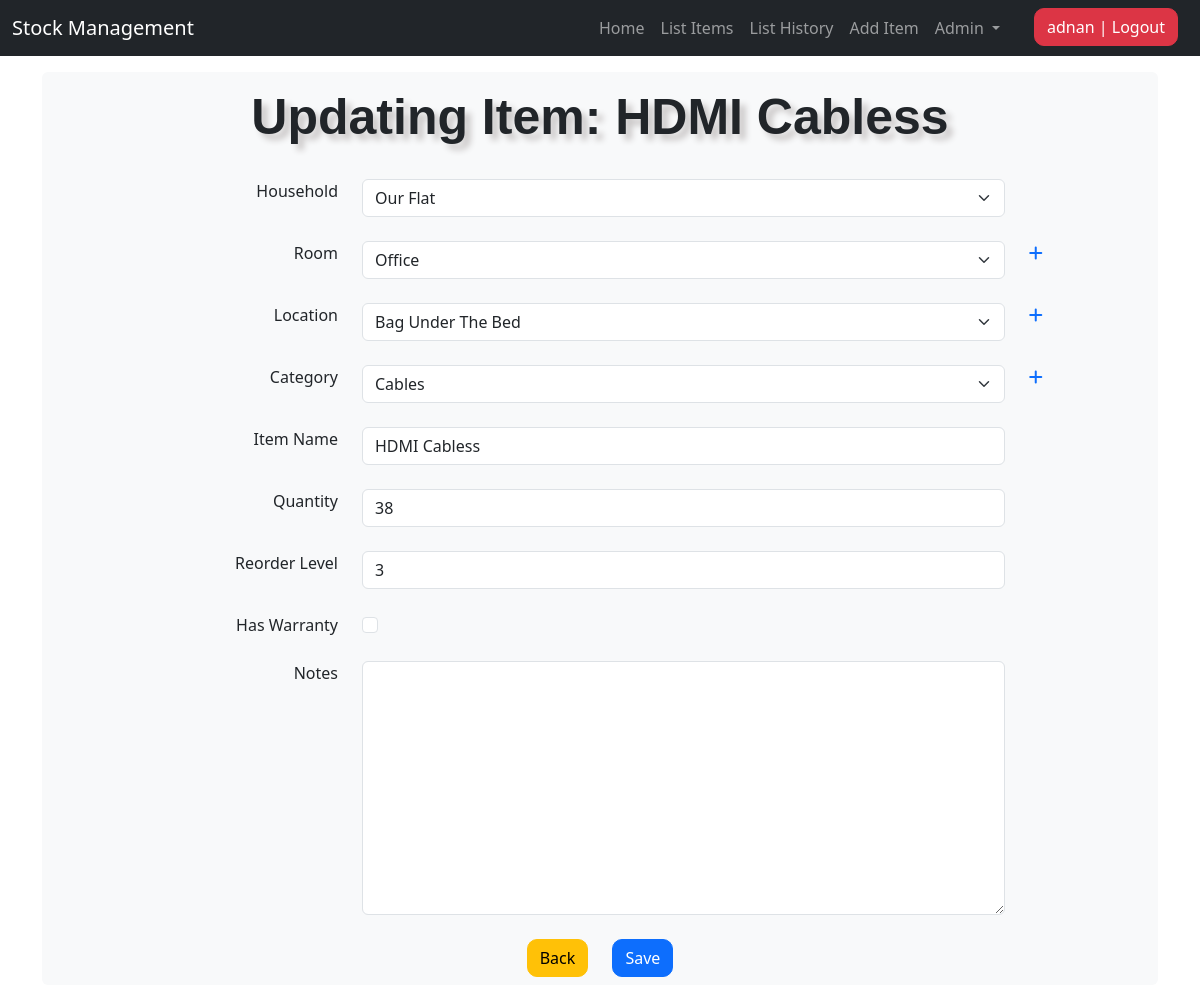
Screenshot of /update_items/10/ (signed in) with the database file from the repository.
### stockmgmt/models.py (models this page shows, shortened)
class Stock(models.Model):
    household = models.ForeignKey(
        Household, on_delete=models.CASCADE, blank=True)
    room = models.ForeignKey(Room, on_delete=models.CASCADE, blank=True)
    location = models.ForeignKey(
        Location, on_delete=models.CASCADE, blank=True)
    category = models.ForeignKey(
        Category, on_delete=models.CASCADE, blank=True)
    item_name = models.CharField(max_length=50, blank=True, null=True)
    quantity = models.IntegerField(default='0', blank=True, null=True)
    receive_quantity = models.IntegerField(default='0', blank=True, null=True)
    receive_by = models.CharField(max_length=50, blank=True, null=True)
    issue_quantity = models.IntegerField(default='0', blank=True, null=True)
    issue_by = models.CharField(max_length=50, blank=True, null=True)
    issue_to = models.CharField(max_length=50, blank=True, null=True)
    item_usage = models.TextField(max_length=500, blank=True, null=True)
    phone_number = models.CharField(max_length=50, blank=True, null=True)
    created_by = models.CharField(max_length=50, blank=True, null=True)
    reorder_level = models.IntegerField(default='3', blank=True, null=True)
    timestamp = models.DateTimeField(auto_now_add=True, auto_now=False)
    last_updated = models.DateTimeField(auto_now_add=False, auto_now=True)
    has_warranty = models.BooleanField(default=False, blank=False, null=True)
    item_notes = models.TextField(max_length=500, blank=True, null=True)

### stockmgmt/views.py (the view)
# urls.py: path('update_items/<str:pk>/', views.update_items, name="update_items"),
@login_required
def update_items(request, pk):
    stock_instance = get_object_or_404(Stock, id=pk)
    if request.method == 'POST':
        form = StockUpdateForm(request.POST, instance=stock_instance)
        if form.is_valid():
            updated_stock = form.save()
            item_name = updated_stock.item_name
            success_message = f"The item '{item_name}' has been updated successfully"
            messages.success(request, success_message)
            return redirect('/list_items')
    else:
        form = StockUpdateForm(instance=stock_instance)
    context = {
        "title": f"Updating Item: {stock_instance.item_name}",
        'form': form
    }
    return render(request, './includes/add_items.html', context)

### stockmgmt/forms.py
class StockUpdateForm(forms.ModelForm):
    class Meta:
        model = Stock
        fields = [
            'household',
            'room',
            'location',
            'category',
            'item_name',
            'quantity',
            'reorder_level',
            'has_warranty',
            'item_notes'
        ]
        widgets = {
            'has_warranty': forms.CheckboxInput()
        }

### stockmgmt/models.py (called while the page is built)
    def __str__(self):
        return self.name.title() if self.name else ""

    def __str__(self):
        return self.name.title() if self.name else ""

    def __str__(self):
        return self.name.title() if self.name else ""

    def __str__(self):
        return self.name.title() if self.name else ""

### stockmgmt/templates/includes/add_items.html (shortened to what this page needs)
{% extends 'base.html' %}
{% load crispy_forms_tags %}
{% block content %}
<form method="POST" class="custom-fields">
    <br>
    <div class="row mx-auto">
        <div class="form-group custom-label col-3 text-md-end">
            <label for="{{ form.household.id_for_label }}">Household</label>
        </div>
        <div class="col-8">
            {{ form.household }}
        </div>
        <div class="col-1">
        </div>
    </div>
    <br>
    <div class="row mx-auto">
        <div class="form-group custom-label col-3 text-md-end">
            <label for="{{ form.room.id_for_label }}">Room</label>
        </div>
        <div class="col-8">
            {{ form.room }}
        </div>
        <div class="col-1">
            <a href="{% url 'add_room' %}"><i class="fa-solid fa-plus"></i></a>
        </div>
    </div>
    <br>
    <div class="row mx-auto">
        <div class="form-group custom-label col-3 text-md-end">
            <label for="{{ form.location.id_for_label }}">Location</label>
        </div>
        <div class="col-8">
            {{ form.location }}
        </div>
        <div class="col-1">
            <a href="{% url 'add_location' %}"><i class="fa-solid fa-plus"></i></a>
        </div>
    </div>
    <br>
    <div class="row mx-auto">
        <div class="form-group custom-label col-3 text-md-end">
            <label for="{{ form.category.id_for_label }}">Category</label>
        </div>
        <div class="col-8">
            {{ form.category }}
        </div>
        <div class="col-1">
            <a href="{% url 'add_category' %}"><i class="fa-solid fa-plus"></i></a>
        </div>
    </div>
    <br>
    <div class="row mx-auto">
        <div class="form-group custom-label col-3 text-md-end">
            <label for="{{ form.item_name.id_for_label }}">Item Name</label>
        </div>
        <div class="col-8">
            {{ form.item_name }}
        </div>
        <div class="col-1">
        </div>
    </div>
    <br>
    <div class="row mx-auto">
        <div class="form-group custom-label col-3 text-md-end">
            <label for="{{ form.quantity.id_for_label }}">Quantity</label>
        </div>
        <div class="col-8">
            {{ form.quantity }}
        </div>
        <div class="col-1">
        </div>
    </div>
    <br>
    <div class="row mx-auto">
        <div class="form-group custom-label col-3 text-md-end">
            <label for="{{ form.reorder_level.id_for_label }}">Reorder Level</label>
        </div>
        <div class="col-8">
            {{ form.reorder_level }}
        </div>
        <div class="col-1">
        </div>
    </div>
    <br>
    <div class="row mx-auto">
        <div class="form-group custom-label col-3 text-md-end">
            <label for="{{ form.has_warranty.id_for_label }}">Has Warranty</label>
        </div>
        <div class="col-8">
            {{ form.has_warranty }}
        </div>
        <div class="col-1">
        </div>
    </div>
    <br>
    <div class="row mx-auto">
        <div class="form-group custom-label col-3 text-md-end">
            <label for="{{ form.item_notes.id_for_label }}">Notes</label>
        </div>
        <div class="col-8">
            {{ form.item_notes }}
        </div>
        <div class="col-1">
        </div>
    </div>
    <br />
    <div class="form-group text-center">
        <a id="back-button" onclick="javascript:window.history.back(-1);return false;">
            <div class="custom-btn btn btn-warning">Back</div>
        </a>
        <input type="submit" name="save" value='Save' class="custom-btn btn btn-primary" />
    </div>
</form>
{% endblock %}

### stockmgmt/templates/partials/nav.html (shortened to what this page needs)
<nav class="navbar navbar-expand-lg navbar-dark bg-dark fixed-top" aria-label="Offcanvas navbar large">
    <div class="container-fluid">
        <a class="navbar-brand" href="#">Stock Management</a>
        <div class="offcanvas offcanvas-end text-bg-dark" tabindex="-1" id="offcanvasNavbar2"
            aria-labelledby="offcanvasNavbar2Label">
            <div class="offcanvas-body">
                <ul class="navbar-nav justify-content-end flex-grow-1 pe-3">
                    <li class="nav-item">
                        <a class="nav-link" aria-current="page" href="{% url 'home' %}">Home</a>
                    </li>
                    {% if request.user.is_authenticated %}
                    <li class="nav-item">
                        <a class="nav-link" href="{% url 'list_items' %}">List Items</a>
                    </li>
                    <li class="nav-item">
                        <a class="nav-link" href="{% url 'list_history' %}">List History</a>
                    </li>
                    <li class="nav-item">
                        <a class="nav-link" href="{% url 'add_items' %}">Add Item</a>
                    </li>
                    {% endif %}
                    {% if request.user.is_superuser %}
                    <li class="nav-item dropdown">
                        <a class="nav-link dropdown-toggle" href="#" role="button" data-bs-toggle="dropdown"
                            aria-expanded="false">
                            Admin
                        </a>
                    </li>
                    {% endif %}
                </ul>
                <ul class="navbar-nav">
                    {% if request.user.is_authenticated %}
                    <li>
                        <form action="/accounts/logout" method="post">
                            <button class="custom-btn btn btn-danger" type="submit">{{ request.user }} | Logout</button>
                        </form>
                    </li>
                    {% else %}
                    <li><a class="nav-link" href="/accounts/login">Login</a></li>
                    {% endif %}
                </ul>
            </div>
        </div>
    </div>
</nav>

### stockmgmt/static/css/style.css (style rules this page uses)
body { background-image: url("../img/bg.jpg"); background-repeat: no-repeat; background-size: cover; background-attachment: fixed; height: 100vh; }
.custom-fields { margin: 0 50px; }
.custom-btn { margin: 0 10px; border-radius: 10px; }

### rows the page displays
Stock: household "Our Flat", room "Office", location "Bag Under The Bed", category "Cables", item_name "HDMI Cabless", quantity "38", reorder_level "3"

### other values shown
{{ request.user }} "adnan"
{{ title }} "Updating Item: HDMI Cabless"
